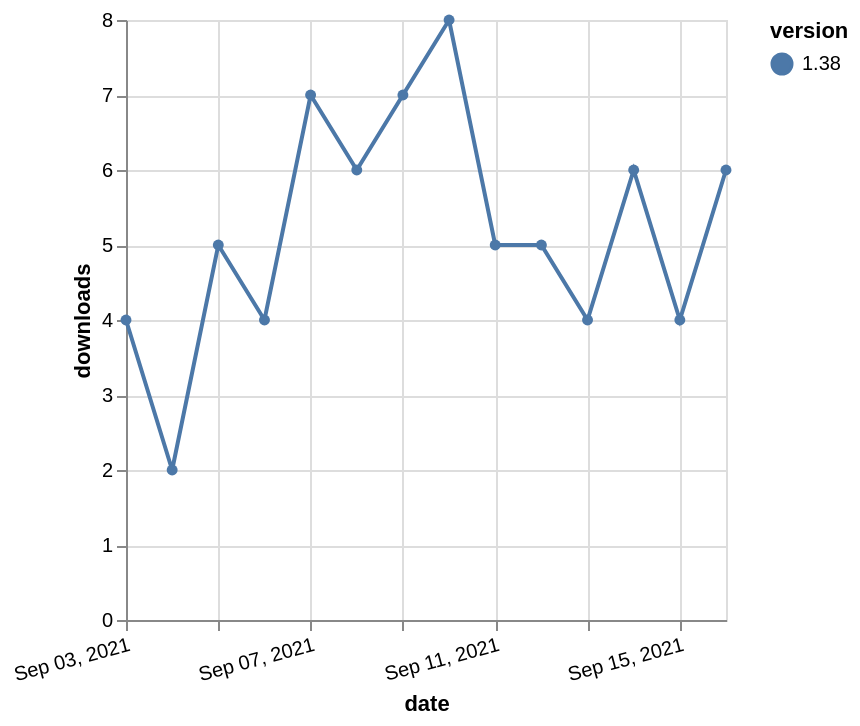

Source (Vega-Lite JSON):
### Vega-Lite specification from a JSON file in a GitHub repository (floating-point values rounded to 4 significant figures)
{"$schema": "https://vega.github.io/schema/vega-lite/v5.json", "description": "A simple bar chart with embedded data.", "data": {"values": [{"date": "2021-09-03", "total": 9945, "delta": 4, "version": "1.38"}, {"date": "2021-09-04", "total": 9947, "delta": 2, "version": "1.38"}, {"date": "2021-09-05", "total": 9952, "delta": 5, "version": "1.38"}, {"date": "2021-09-06", "total": 9956, "delta": 4, "version": "1.38"}, {"date": "2021-09-07", "total": 9963, "delta": 7, "version": "1.38"}, {"date": "2021-09-08", "total": 9969, "delta": 6, "version": "1.38"}, {"date": "2021-09-09", "total": 9976, "delta": 7, "version": "1.38"}, {"date": "2021-09-10", "total": 9984, "delta": 8, "version": "1.38"}, {"date": "2021-09-11", "total": 9989, "delta": 5, "version": "1.38"}, {"date": "2021-09-12", "total": 9994, "delta": 5, "version": "1.38"}, {"date": "2021-09-13", "total": 9998, "delta": 4, "version": "1.38"}, {"date": "2021-09-14", "total": 10004, "delta": 6, "version": "1.38"}, {"date": "2021-09-15", "total": 10008, "delta": 4, "version": "1.38"}, {"date": "2021-09-16", "total": 10014, "delta": 6, "version": "1.38"}]}, "width": "container", "mark": {"type": "line", "point": {"filled": true}}, "encoding": {"x": {"field": "date", "type": "temporal", "timeUnit": "yearmonthdate", "title": "date", "axis": {"labelAngle": -15}}, "y": {"field": "delta", "type": "quantitative", "title": "downloads"}, "color": {"field": "version", "type": "nominal"}, "tooltip": {"field": "delta"}}}
